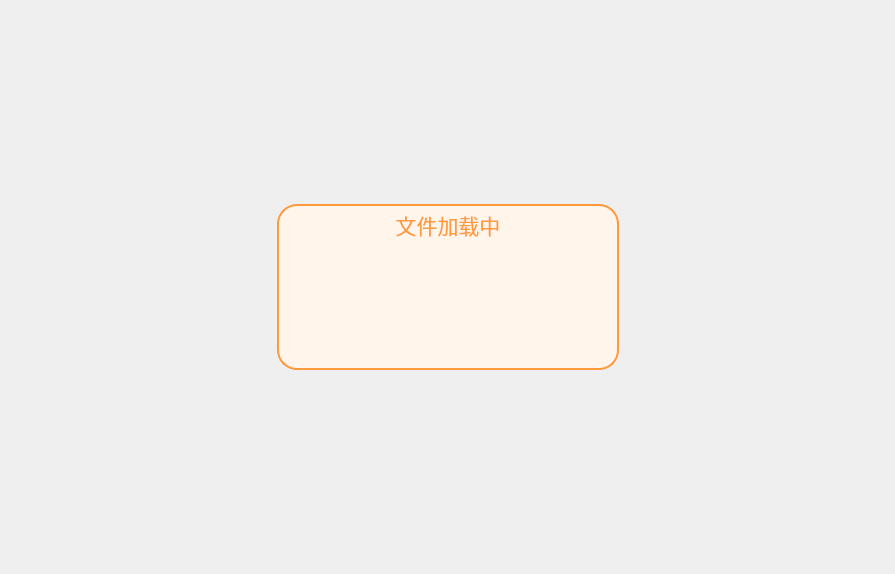
<?xml version="1.0" encoding="UTF-8"?>
<ui version="4.0">
 <class>FileLoadingPopPage</class>
 <widget class="QWidget" name="FileLoadingPopPage">
  <property name="geometry">
   <rect>
    <x>0</x>
    <y>0</y>
    <width>895</width>
    <height>574</height>
   </rect>
  </property>
  <property name="windowTitle">
   <string>Form</string>
  </property>
  <property name="styleSheet">
   <string notr="true"/>
  </property>
  <layout class="QVBoxLayout" name="verticalLayout_2">
   <item>
    <spacer name="verticalSpacer_3">
     <property name="orientation">
      <enum>Qt::Vertical</enum>
     </property>
     <property name="sizeHint" stdset="0">
      <size>
       <width>20</width>
       <height>176</height>
      </size>
     </property>
    </spacer>
   </item>
   <item>
    <widget class="QWidget" name="widget_3" native="true">
     <property name="styleSheet">
      <string notr="true"/>
     </property>
     <layout class="QHBoxLayout" name="horizontalLayout_2" stretch="3,4,3">
      <item>
       <spacer name="horizontalSpacer">
        <property name="orientation">
         <enum>Qt::Horizontal</enum>
        </property>
        <property name="sizeHint" stdset="0">
         <size>
          <width>248</width>
          <height>20</height>
         </size>
        </property>
       </spacer>
      </item>
      <item>
       <widget class="QWidget" name="body" native="true">
        <property name="styleSheet">
         <string notr="true">#body{background-color:rgb(255, 245, 234);
border-radius:20px;
border:  2px solid rgb(255, 153, 60);}
</string>
        </property>
        <layout class="QVBoxLayout" name="verticalLayout" stretch="0,2,5,1,0">
         <property name="spacing">
          <number>7</number>
         </property>
         <property name="leftMargin">
          <number>0</number>
         </property>
         <property name="topMargin">
          <number>0</number>
         </property>
         <property name="rightMargin">
          <number>0</number>
         </property>
         <property name="bottomMargin">
          <number>9</number>
         </property>
         <item>
          <spacer name="verticalSpacer_2">
           <property name="orientation">
            <enum>Qt::Vertical</enum>
           </property>
           <property name="sizeHint" stdset="0">
            <size>
             <width>20</width>
             <height>2</height>
            </size>
           </property>
          </spacer>
         </item>
         <item>
          <widget class="QLabel" name="label">
           <property name="font">
            <font>
             <pointsize>16</pointsize>
            </font>
           </property>
           <property name="layoutDirection">
            <enum>Qt::LeftToRight</enum>
           </property>
           <property name="styleSheet">
            <string notr="true">color:rgb(255, 153, 60);</string>
           </property>
           <property name="text">
            <string>文件加载中</string>
           </property>
           <property name="alignment">
            <set>Qt::AlignCenter</set>
           </property>
          </widget>
         </item>
         <item>
          <widget class="QWidget" name="widget_2" native="true">
           <property name="styleSheet">
            <string notr="true">image: url(:/loadingPage/images/loadingPage/images.svg);</string>
           </property>
          </widget>
         </item>
         <item>
          <layout class="QHBoxLayout" name="horizontalLayout"/>
         </item>
         <item>
          <spacer name="verticalSpacer">
           <property name="orientation">
            <enum>Qt::Vertical</enum>
           </property>
           <property name="sizeHint" stdset="0">
            <size>
             <width>20</width>
             <height>2</height>
            </size>
           </property>
          </spacer>
         </item>
        </layout>
       </widget>
      </item>
      <item>
       <spacer name="horizontalSpacer_2">
        <property name="orientation">
         <enum>Qt::Horizontal</enum>
        </property>
        <property name="sizeHint" stdset="0">
         <size>
          <width>248</width>
          <height>20</height>
         </size>
        </property>
       </spacer>
      </item>
     </layout>
    </widget>
   </item>
   <item>
    <spacer name="verticalSpacer_4">
     <property name="orientation">
      <enum>Qt::Vertical</enum>
     </property>
     <property name="sizeHint" stdset="0">
      <size>
       <width>20</width>
       <height>176</height>
      </size>
     </property>
    </spacer>
   </item>
  </layout>
 </widget>
 <resources/>
 <connections/>
</ui>
